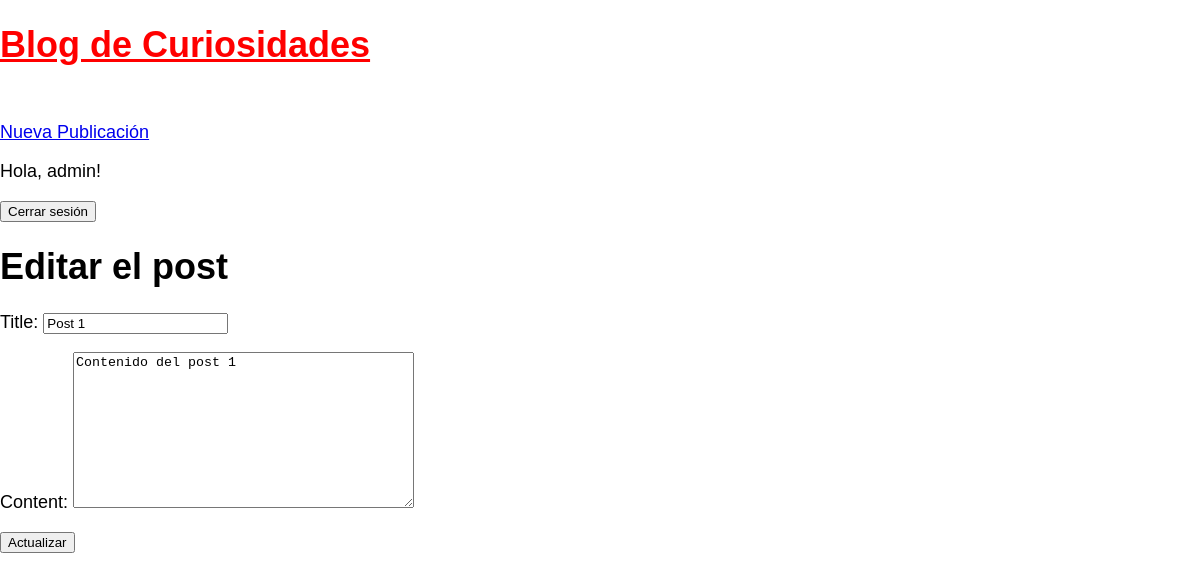
Before: /post/1/update/ (signed in) with the older database file.
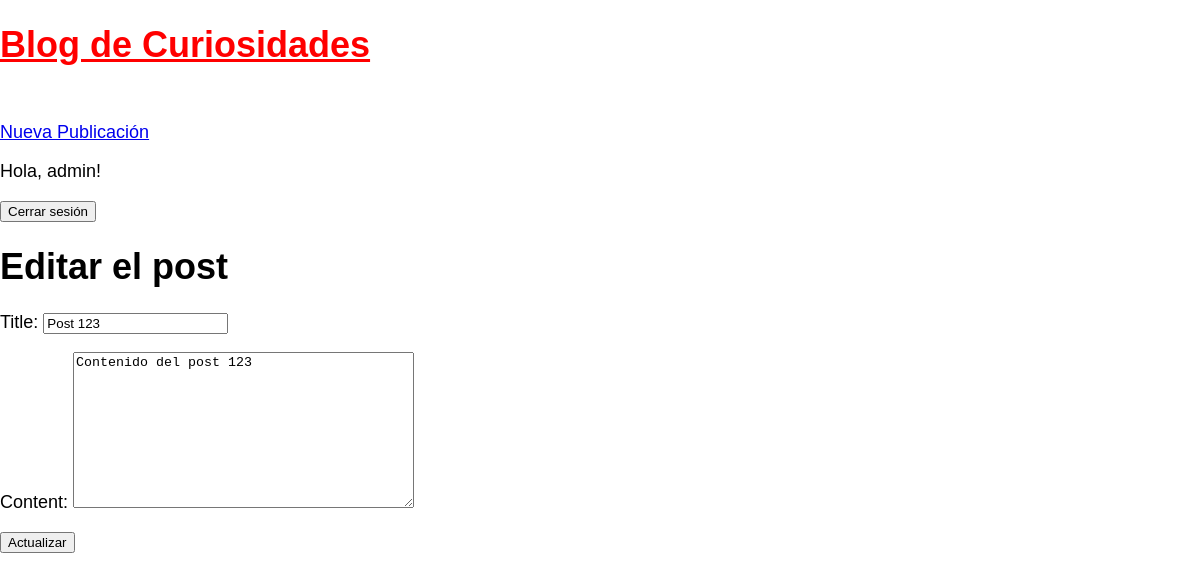
After: the same page with the newer database file.
### blog/models.py (models this page shows, shortened)
class Post(models.Model):
    title = models.CharField(max_length=200)
    content = models.TextField()
    author = models.ForeignKey('auth.User', on_delete=models.CASCADE)
    created_at = models.DateTimeField(auto_now_add=True)
    updated_at = models.DateTimeField(auto_now=True)

### blog/views.py (the view)
# urls.py: path('post/<int:pk>/update/', PostUpdateView.as_view(), name='post_update'),
class PostUpdateView(UpdateView):
    model = Post
    template_name = "update_post.html"
    fields = ['title', 'content']

### templates/update_post.html (shortened to what this page needs)
{% extends "_base.html" %}
{% block content %}
    <h1>Editar el post</h1>
    <form method="post">
        {{ form.as_p }}
        <button type="submit">Actualizar</button>
    </form>
{% endblock content %}

Changed rows visible on the page:
changed Post: title "Post 1" → "Post 123"; content "Contenido del post 1" → "Contenido del post 123"
